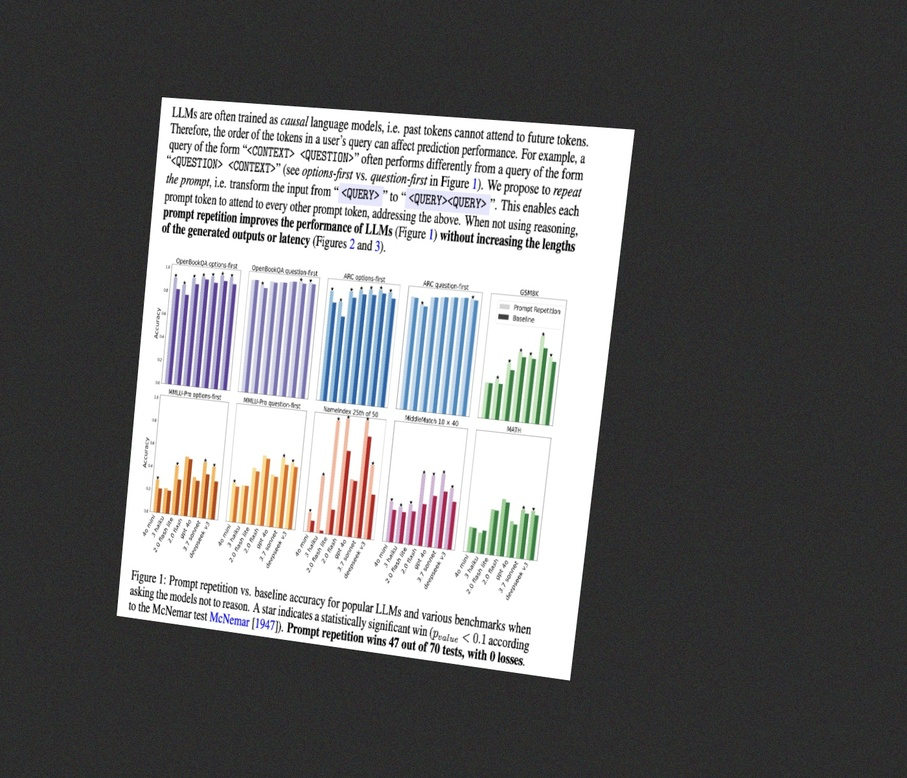
#> input picture angled_sample.jpg, 907 x 778 px, shrunk from 1400 x 1200 before the run
$ python -i perspective.py   (imports and definitions only)
#> lines starting #> are read from the running program, lines starting #| are printed output that depends on the picture; after the words box and inside, x2 and y2 are one past the last pixel; in counts of white or black regions, pixels touching at a corner belong together
#> further down, picture is the input picture: shape (778, 907, 3); mean B, G, R 107.8, 107.2, 107.3
"""
perspective.py
---------------
Warps the detected quadrilateral into a flat, top-down rectangle
("de-skewing" the page so it reads as if it were scanned flat).
"""

import cv2
import numpy as np


def four_point_transform(image: np.ndarray, corners: np.ndarray, trim_edges: bool = True) -> np.ndarray:
    """
    corners: 4x2 array ordered [top-left, top-right, bottom-right, bottom-left].
    Computes the target rectangle size from the actual side lengths of the
    quadrilateral (so aspect ratio is preserved) and warps the image into it.
    """
    (tl, tr, br, bl) = corners

    width_a = np.linalg.norm(br - bl)
    width_b = np.linalg.norm(tr - tl)
    max_width = max(int(width_a), int(width_b))

    height_a = np.linalg.norm(tr - br)
    height_b = np.linalg.norm(tl - bl)
    max_height = max(int(height_a), int(height_b))

    max_width = max(max_width, 1)
    max_height = max(max_height, 1)

    dst = np.array([
        [0, 0],
        [max_width - 1, 0],
        [max_width - 1, max_height - 1],
        [0, max_height - 1]], dtype="float32")

    M = cv2.getPerspectiveTransform(corners, dst)
    warped = cv2.warpPerspective(image, M, (max_width, max_height))

    if trim_edges and max_width > 20 and max_height > 20:
        # Trim a thin sliver off each edge: border pixels often pick up
        # a faint line from the background just outside the detected corners.
        trim = max(2, int(0.008 * min(max_width, max_height)))
        warped = warped[trim:-trim, trim:-trim]
    return warped


def fine_deskew(image: np.ndarray) -> np.ndarray:
    """
    Corrects small residual rotation (a couple of degrees) left after the
    perspective warp, using the minAreaRect of all 'ink' pixels.
    Supports both 2D (grayscale) and 3D (color) images.
    """
    gray = image if image.ndim == 2 else cv2.cvtColor(image, cv2.COLOR_BGR2GRAY)
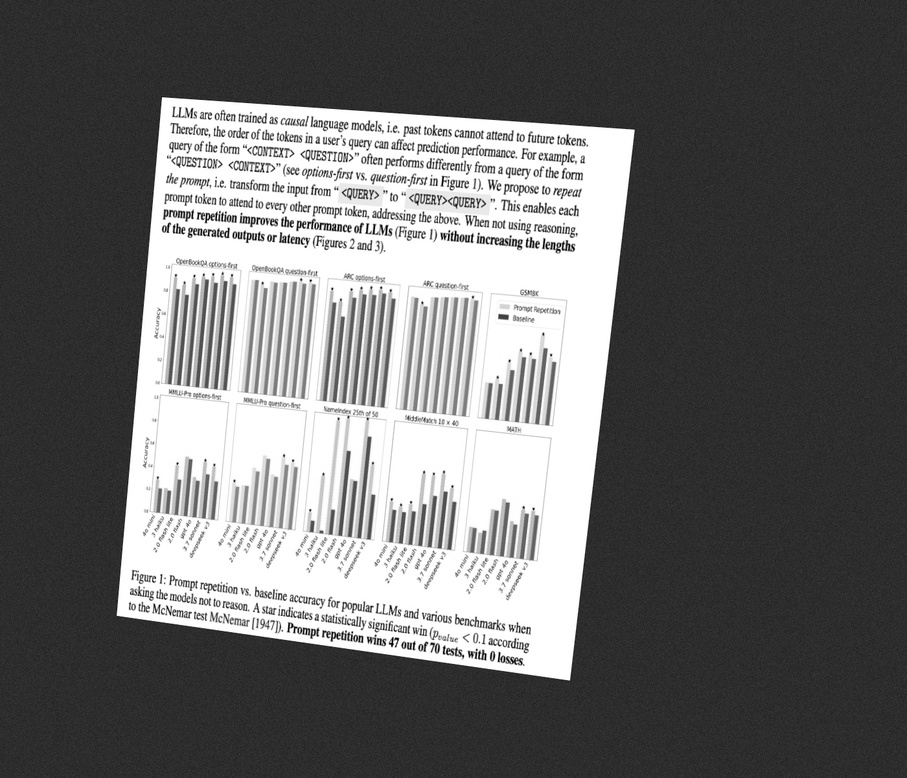
#> gray: shape (778, 907); min 0, max 255, mean 107.3
    inverted = cv2.bitwise_not(gray)
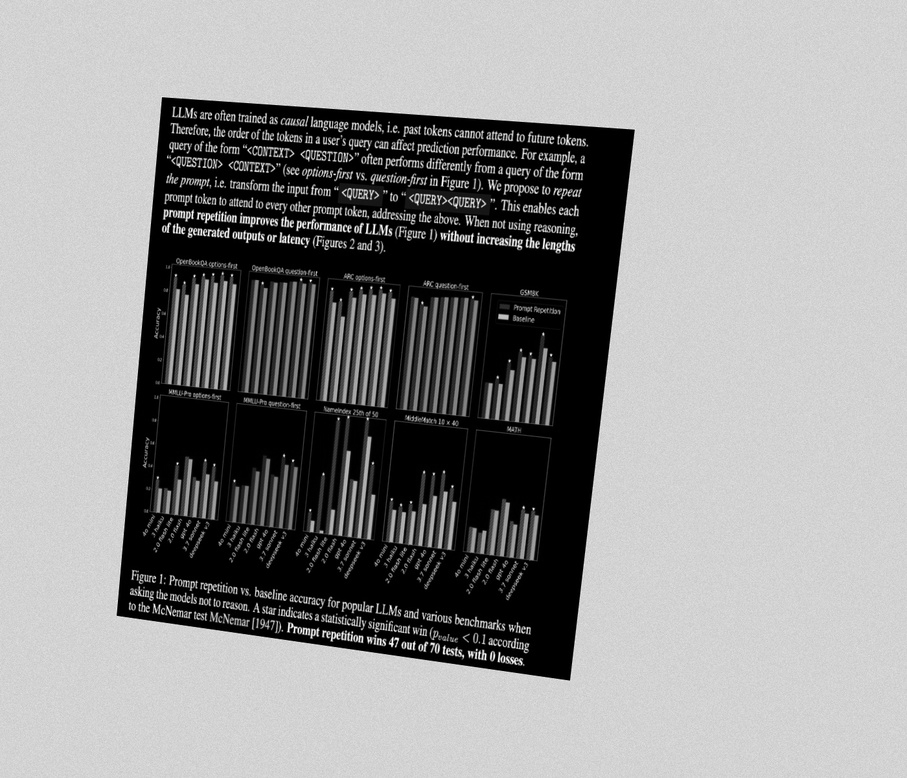
#> inverted: shape (778, 907); min 0, max 255, mean 147.7
    thresh = cv2.threshold(inverted, 0, 255, cv2.THRESH_BINARY + cv2.THRESH_OTSU)[1]
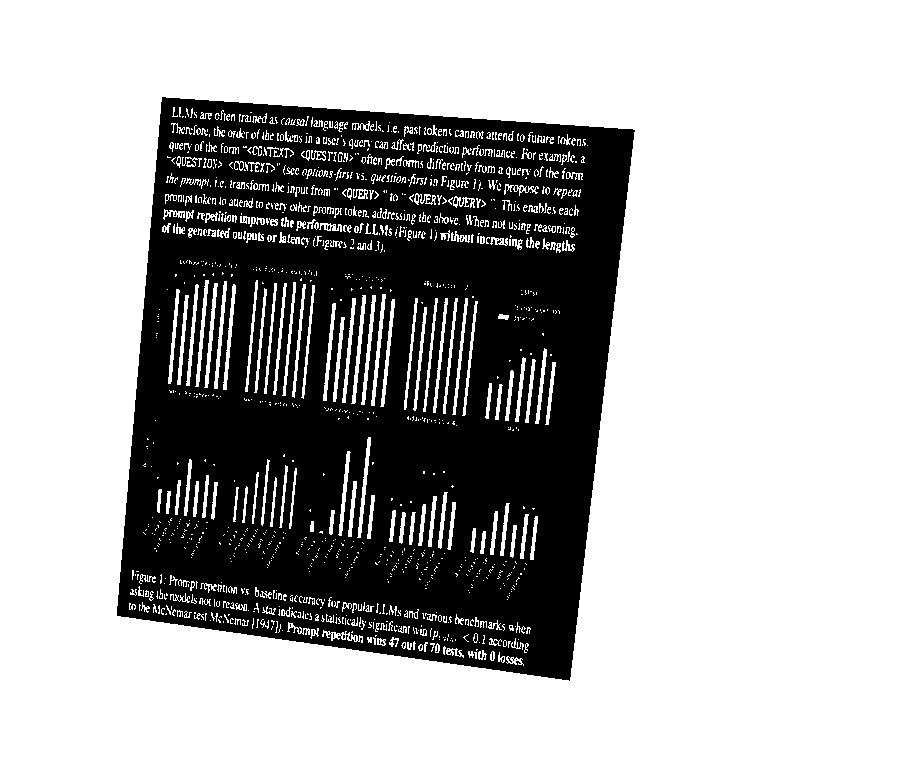
#> thresh: shape (778, 907); 69.1% white; 81 black regions (79 under 20 px), largest, box (x1, y1, x2, y2) and area: (117, 97, 635, 681) 217496, (318, 152, 325, 159) 28

    coords = np.column_stack(np.where(thresh > 0))
#> coords = 487775 pairs, first value 0 to 777, second value 0 to 906
    if coords.shape[0] < 20:
        return image  # not enough content to safely estimate an angle

    angle = cv2.minAreaRect(coords)[-1]
#> angle = -90
    if angle < -45:
        angle = -(90 + angle)
#> angle = 0
    else:
        angle = -angle

    # Ignore near-zero corrections and wild outliers (bad estimate)
    if abs(angle) < 0.3 or abs(angle) > 15:
        return image

    (h, w) = image.shape[:2]
    center = (w // 2, h // 2)
    M = cv2.getRotationMatrix2D(center, angle, 1.0)
    rotated = cv2.warpAffine(image, M, (w, h), flags=cv2.INTER_CUBIC,
                              borderMode=cv2.BORDER_REPLICATE)
    return rotated

>>> import cv2
>>> picture = cv2.imread('../angled_sample.jpg')
>>> result = fine_deskew(picture)
